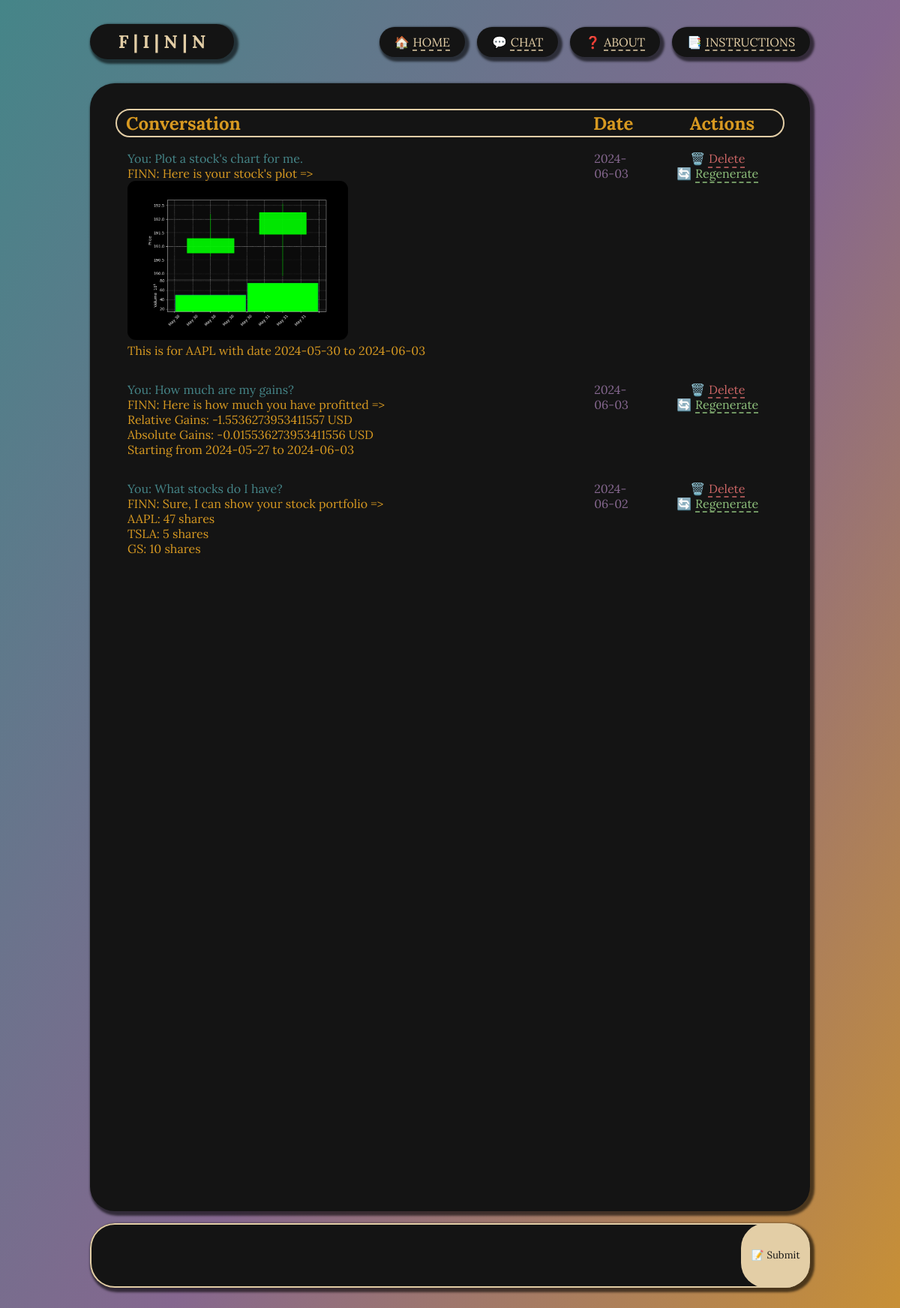
Page /chat on the committed database.
### app.py (models this page shows, shortened)
class Conversation(db.Model):
    id = db.Column(db.Integer, primary_key=True)
    question = db.Column(db.String(200), nullable=False)
    response = db.Column(db.String(200), nullable=False)
    date_created = db.Column(db.DateTime, default=datetime.utcnow)

### app.py (the view)
@app.route('/chat', methods=['POST', 'GET'])
def chat():
    if request.method == "POST":
        sentence = request.form['sentence']
        sentenceTokenized = tokenize(sentence)
        x = bag_of_words(sentenceTokenized, all_words)
        x = x.reshape(1, x.shape[0])
        x = torch.from_numpy(x).to(device)
        output = model(x)
        _, predicted = torch.max(output, dim=1)
        tag = tags[predicted.item()]
        probs = torch.softmax(output, dim=1)
        prob = probs[0][predicted.item()]
        if prob.item() > 0.75:
            for intent in intents["intents"]:
                if tag == intent["tag"]:
                    if tag in nonFuncTags:
                        answer = (f"{bot_name}: {random.choice(intent['responses'])}")
                        sentence = "You: " + sentence
                        new_conversation = Conversation(question=sentence, response=answer)
                        try:
                            db.session.add(new_conversation)
                            db.session.commit()
                            conversations = Conversation.query.order_by(Conversation.date_created.desc()).all()
                            return render_template('chat.html', conversations=conversations)
                        except:
                            return 'Something went wrong'
                    else:
                        id = -1
                        for key in keys:
                            if tag == key:
                                return method_mappings[tag](id, sentence, intent)
        else:
            answer = (f"{bot_name}: I do not understand...")
            sentence = "You: " + sentence
            new_conversation = Conversation(question=sentence, response=answer)
            try:
                db.session.add(new_conversation)
                db.session.commit()
                conversations = Conversation.query.order_by(Conversation.date_created.desc()).all()
                return render_template('chat.html', conversations=conversations)
            except:
                return 'Something went wrong'
    else:
        conversations = Conversation.query.order_by(Conversation.date_created.desc()).all()
        return render_template('chat.html', conversations=conversations)

### templates/chat.html (shortened to what this page needs)
{% extends 'base.html' %}
{% block head %}
    {% include 'head.html' %}
    <link rel="stylesheet" href="{{ url_for('static', filename='css/chat.css') }}">
{% endblock %}
{% block body %}
    <div class="container">
        {% include 'header.html' %}
        <div class="main shadow">
            <table id="table" class="table">
                <tr>
                    <td>
                        <table class="table__content">
                            <tr class="table__header">
                                <th class="table__header-conversation">
                                    <p>Conversation</p>
                                </th>
                                <th class="table__header-date">
                                    <p>Date</p>
                                </th>
                                <th class="table__header-actions">
                                    <p>Actions</p>
                                </th>
                            </tr>
                        </table>
                    </td>
                </tr>
                <tr>
                    <td>
                        <div class="scroller">
                            <table class="table__content">
                                {% for conversation in conversations %}
                                    <tr class="table__conversations">
                                        <td class="table__conversations-convo">
                                            <p class="table__conversations-message">{{ conversation.question }}</p>
                                            <p class="table__conversations-response">{{ conversation.response | safe }}</p>
                                        </td>
                                        <td class="table__conversations-date">
                                            <p>
                                                {{ conversation.date_created.date() }}
                                            </p>
                                        </td>
                                        <td class="table__conversations-buttons">
                                            <span class="delete">
                                                🗑️
                                                <a href="/delete/{{ conversation.id }}">Delete</a>
                                            </span>
                                            <span class="regenerate">
                                                &#128260;
                                                <a href="/regenerate/{{ conversation.id }}">Regenerate</a>
                                            </span>
                                        </td>
                                    </tr>
                                {% endfor %}
                            </table>
                        </div>
                    </td>
                </tr>
            </table>
        </div>
        <form id="message" class="shadow" action="/chat" method="POST">
            <input type="text" name="sentence" id="sentence">
            <button>
                &#128221;
                <p>Submit</p>
            </button>
        </form>
    </div>
{% endblock %}

### templates/base.html (shortened to what this page needs)
<!DOCTYPE html>
<html lang="en">
<head>
    {% block head %} {% endblock %}
</head>
<body>
    {% block body %} {% endblock %}
</body>
</html>

### templates/head.html (shortened to what this page needs)
<link rel="stylesheet" href="https://cdnjs.cloudflare.com/ajax/libs/font-awesome/6.5.2/css/all.min.css" /></head>
<link rel="stylesheet" href="{{ url_for('static', filename='css/reset.css') }}">
<link rel="stylesheet" href="{{ url_for('static', filename='css/shadow.css') }}">
<link rel="stylesheet" href="{{ url_for('static', filename='css/header.css') }}">
<link rel="stylesheet" href="{{ url_for('static', filename='css/popups.css') }}">
<link rel="stylesheet" href="{{ url_for('static', filename='css/warning.css') }}">
<link rel="stylesheet" href="{{ url_for('static', filename='css/popup-animation.css') }}">
<link rel="stylesheet" href="{{ url_for('static', filename='css/popup-button.css') }}">

### templates/header.html (shortened to what this page needs)
<header>
    <nav>
        <div class="left shadow">
            <h1>F | I | N | N</h1>
        </div>
        <div class="right">
            <ul class='nav-bar'>
                <span class="menu">
                    <li class="header-button shadow">
                        &#127968;
                        <a href="{{ url_for('index') }}">
                            Home
                        </a>
                    </li>
                    <li class="header-button shadow">
                        &#128172;
                        <a href="{{ url_for('chat') }}">
                            Chat
                        </a>
                    </li>
                    <li class="header-button shadow">
                        &#10067;
                        <a class="about-button" href="#">
                            About
                        </a>
                    </li>
                    <li class="header-button shadow">
                        &#128209;
                        <a class="instructions-button" href="#">
                            Instructions
                        </a>
                    </li>
                </span>
            </ul>
        </div>
    </nav>
</header>

### static/css/shadow.css (style rules this page uses)
.shadow { box-shadow: 3px 3px 3px 3px var(--less-transparent); }

### static/css/header.css (style rules this page uses)
header { width: 100%; margin: 2em 0em; background-color: var(--transparent); color: var(--fg); }
nav { display: flex; justify-content: space-between; }
.left { width: 20%; display: flex; justify-content: center; align-items: center; background-color: var(--bg); border-radius: 33px; padding: .5em; }
.right { display: flex; justify-content: center; align-items: center; }
.nav-bar { display: flex; justify-content: center; align-items: center; list-style: none; height: 7%; }
.menu { display: flex; gap: 1em; }
.header-button { padding: 10px 20px; border-radius: 33px; overflow: hidden; background-color: var(--bg); }
.menu li { display: flex; justify-content: center; align-items: center; gap: .3em; }
.menu li a { display: inline-block; text-decoration: underline; text-decoration-style: dashed; text-underline-offset: 5px; color: var(--fg); text-transform: uppercase; transition: 300ms; }

### static/css/chat.css (style rules this page uses)
body { display: flex; flex-direction: column; align-items: center; }
.main { width: 100%; height: 70%; background-color: var(--bg); border-radius: 33px; padding: 2em; }
.table { width: 100%; }
.table__content { border-spacing: 0px; width: 100%; }
.table__header { position: relative; display: flex; justify-content: space-between; align-items: center; height: 1.6em; padding: .5em; background-color: var(--bg); border: 2px solid var(--fg); border-radius: 33px; color: var(--yellow); font-size: 1.5rem; text-align: justify; }
.table__header-conversation { width: 69.5%; }
.table__header-date { border-left: none; border-right: none; width: 12.3%; }
.table__header-actions { width: 13%; }
.scroller { height: 35em; overflow-y: scroll; }
.table__conversations { display: flex; justify-content: space-between; }
.table__conversations td { padding: 1em 1em; }
.table__conversations-convo { width: 69.5%; }
.table__conversations-message { color: var(--blue); }
.table__conversations-response { color: var(--yellow); }
.table__conversations-date { width: 10%; }
.table__conversations-date p { color: var(--purple); }
.table__conversations-buttons { width: 20%; }
.table__conversations span { display: flex; justify-content: center; align-items: center; gap: .3em; }
.table__conversations a { text-decoration: underline; text-decoration-style: dashed; text-underline-offset: 5px; transition: 300ms; }
.delete, .delete a { color: var(--red); }
.regenerate, .regenerate a { color: var(--green); }
.table__conversations img { width: 50%; object-fit: cover; border-radius: 11px; }
#message { position: relative; width: 100%; height: 4%; margin: 1em 0em; display: flex; background-color: var(--bg); border-radius: 33px; }
input[type=text] { width: 100%; padding: 1em; padding-right: 8em; background-color: var(--bg); color: var(--blue); border: 2px solid var(--fg); border-right: none; border-radius: 33px; caret-color: magenta; }
button { position: absolute; right: 0; display: flex; justify-content: center; align-items: center; gap: .3em; height: 100%; padding: 0 1em; background-color: var(--fg); border: none; border-radius: 33px; color: var(--bg); cursor: pointer; transition: 300ms; }

### rows in the picture
Conversation: question "You: Plot a stock's chart for me.", response "FINN: Here is your stock's plot => This is for AAPL with date 2024-05-30 to 2024-06-03", response (picture), date_created "2024-06-03"
Conversation: question "You: How much are my gains?", response "FINN: Here is how much you have profitted => Relative Gains: -1.5536273953411557 USD Absolute Gains: -0.015536273953411556 USD Starting from 2024-05-27 to 2024-06-03", date_created "2024-06-03"
Conversation: question "You: What stocks do I have?", response "FINN: Sure, I can show your stock portfolio => AAPL: 47 shares TSLA: 5 shares GS: 10 shares", date_created "2024-06-02"
